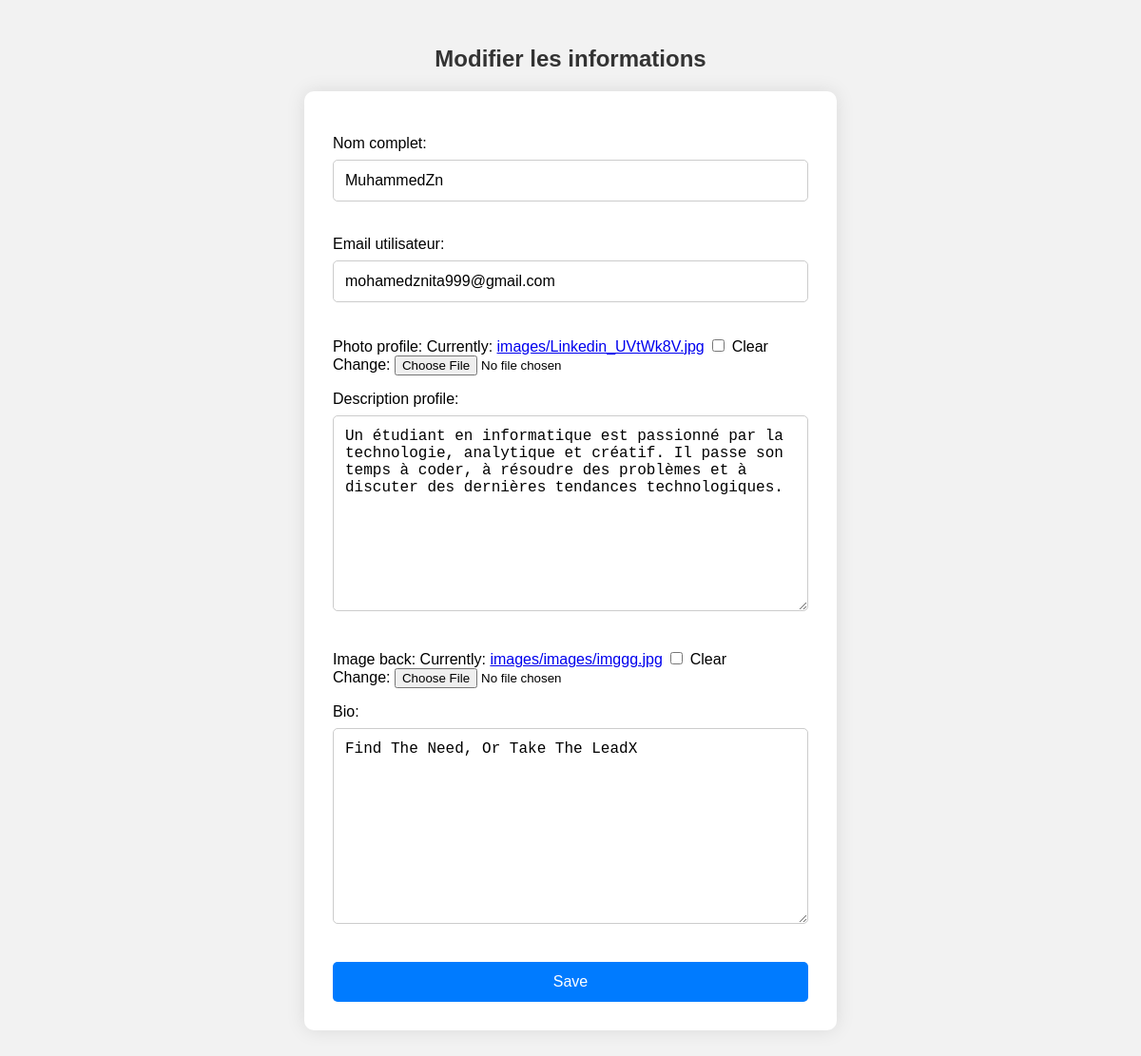
/update_profile/ (signed in), run on the app's committed database.
### myApp/models.py (models this page shows, shortened)
class Utilisateur(models.Model):
    CHOIX_ETAT_COMPTE = [
        ('active', 'Active'),
        ('bloque', 'Bloqué'),
        ('banni', 'Banni'),
    ]
    CHOIX_ETAT_PROFILE = [
        ('publique', 'Publique'),
        ('privee', 'Privée'),
    ]
    user = models.OneToOneField(User, related_name='utilisateur', null=True, on_delete=models.CASCADE)
    follows = models.ManyToManyField("self" , blank=True, symmetrical=False, related_name="followed_By")
    Nom_complet = models.CharField(max_length=100 , blank=True , null=True)
    Email_utilisateur = models.EmailField(max_length=100 , blank=True , null=True)
    Password_utilisateur = models.CharField(max_length=100 , blank=True , null=True)
    photo_profile = models.ImageField(upload_to='images/images/', default='images/images/defaultImage.jpg',blank=True, null=True)
    Description_profile  = models.TextField(max_length = 400 , null=True)
    Etat_compte = models.CharField(max_length=50, choices=CHOIX_ETAT_COMPTE, default='active')
    Etat_profile = models.CharField(max_length=50, choices=CHOIX_ETAT_PROFILE, default='publique')
    Nombre_amis = models.IntegerField(default=0)
    user_type = models.CharField(max_length=50, blank=True)
    bio = models.TextField(null=True, blank=True)
    image_back = models.ImageField(null=True, blank=True, upload_to="images/images/" , default='images/images/grey_pic.jpg')

### projecto_app/views.py (the view)
# urls.py: path('update_profile/', update_profile, name='update_profile'),
def update_profile(request):
    utilisateur = Utilisateur.objects.get(user=request.user)
    if request.method == 'POST':
        form = UtilisateurForm(request.POST, request.FILES, instance=utilisateur)
        if form.is_valid():
            form.save()
            return redirect('profile')
    else:
        form = UtilisateurForm(instance=utilisateur)
    context = {
        'form': form
    }
    return render(request, 'pages/update_profile.html', context)

### projecto_app/forms.py
class UtilisateurForm(forms.ModelForm):
    class Meta:
        model = Utilisateur
        fields = ['Nom_complet', 'Email_utilisateur', 'photo_profile', 'Description_profile' , 'image_back' , 'bio']

### templates/pages/update_profile.html (shortened to what this page needs)
<!DOCTYPE html>
<html lang="en">
<head>
    {% load static %}
</head>
<body>
    <h2>Modifier les informations</h2>
    <form method="post" enctype="multipart/form-data">
        {{ form.as_p }}
        <button type="submit">Save</button>
    </form>
</body>
</html>

### templates/pages/update_profile.html (style rules this page uses)
body { font-family: Arial, sans-serif; background-color: #f2f2f2; padding: 20px; }
h2 { text-align: center; color: #333; }
form { max-width: 500px; margin: 0 auto; background-color: #ffffff; padding: 30px; border-radius: 10px; box-shadow: 0 0 20px rgba(0, 0, 0, 0.1); }
input[type="text"], input[type="email"], textarea { width: 100%; padding: 12px; margin-top: 8px; margin-bottom: 20px; border: 1px solid #ccc; border-radius: 5px; box-sizing: border-box; font-size: 16px; }
button[type="submit"] { width: 100%; padding: 12px; background-color: #007bff; color: #fff; border: none; border-radius: 5px; cursor: pointer; font-size: 16px; transition: background-color 0.3s ease; }

### data on the page
Utilisateur: Nom_complet "MuhammedZn", Email_utilisateur "mohamedznita999@gmail.com", Description_profile "Un étudiant en informatique est passionné par la technologie, analytique et créatif. Il passe son temps à coder, à résoudre des problèmes et à discuter des dernières tendances technologiques.", bio "Find The Need, Or Take The LeadX"
